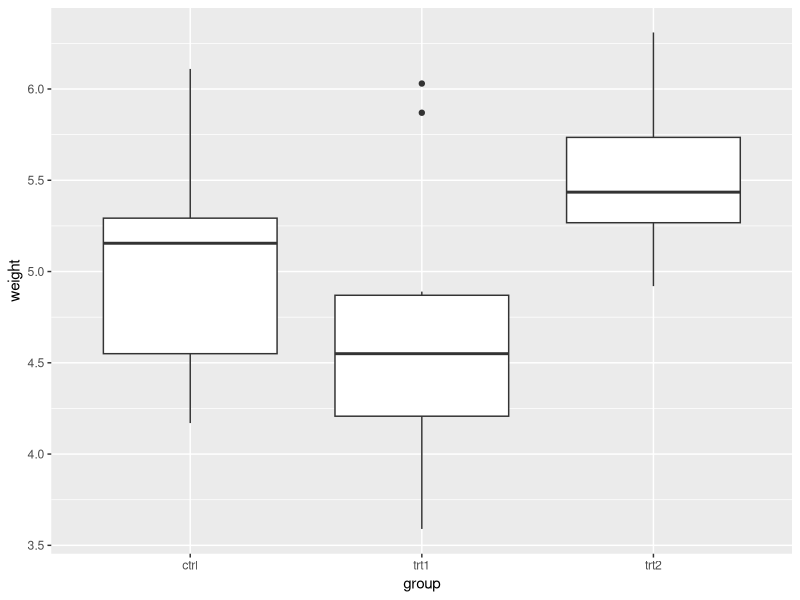
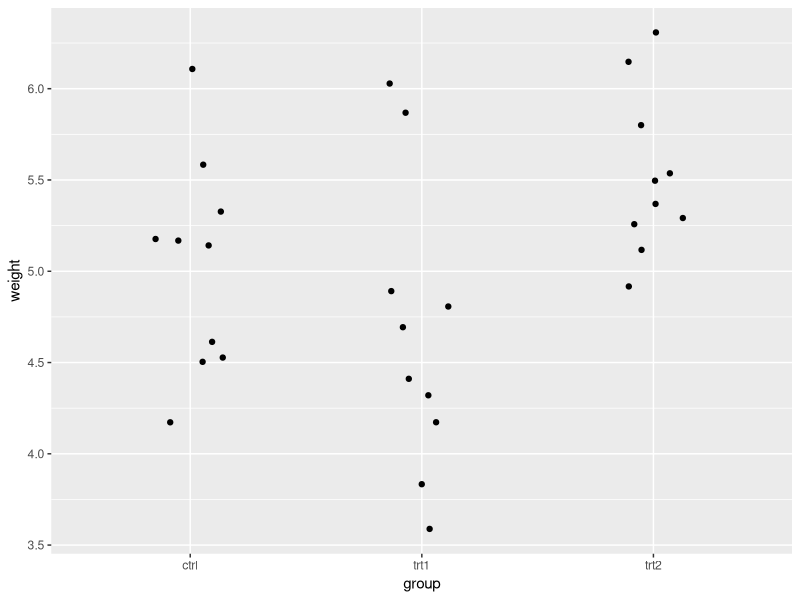
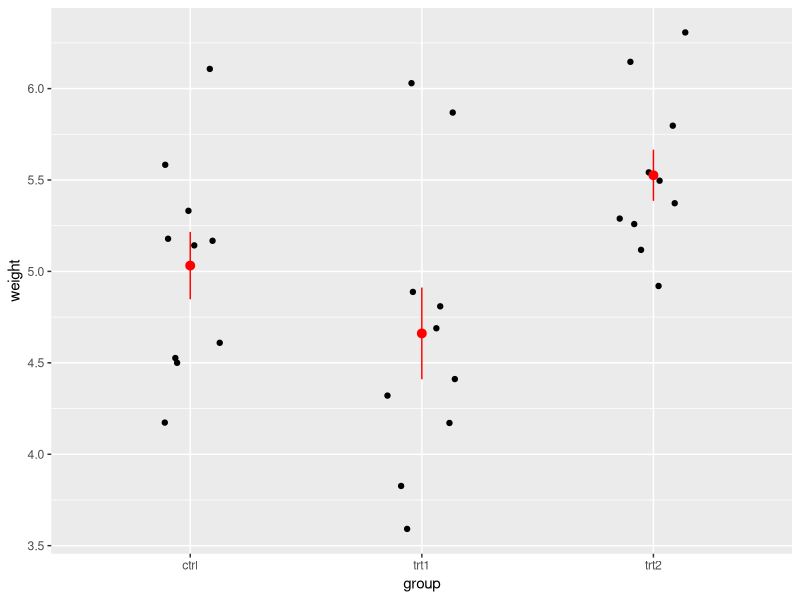

The R source for these figures, in order:
# PlantGrowth Analysis
# Alreaan, Abdullah 

library(tidyverse)

data("PlantGrowth")
PlantGrowth <- as_tibble(PlantGrowth)
PlantGrowth

glimpse(PlantGrowth)

summarise(PlantGrowth, weight_mean = mean(weight))
mean(PlantGrowth$weight)

#average by group 
PlantGrowth %>% 
  group_by(group) %>% 
  summarise(Average = mean(weight))


ggplot(PlantGrowth, aes(x = group, y = weight)) +
  geom_boxplot()


ggplot(PlantGrowth, aes(group, weight)) +
  geom_jitter(width = 0.15) +
  stat_summary(fun.data = mean_sdl, 
               fun.args = list(mult = 1), 
               col = "red")


ggplot(PlantGrowth, aes(x = group, y = weight)) +
  geom_jitter(width = 0.15) +
  stat_summary(col = "red")

plant_lm <- lm(weight ~ group, data = PlantGrowth)
plant_lm

anova(plant_lm)










